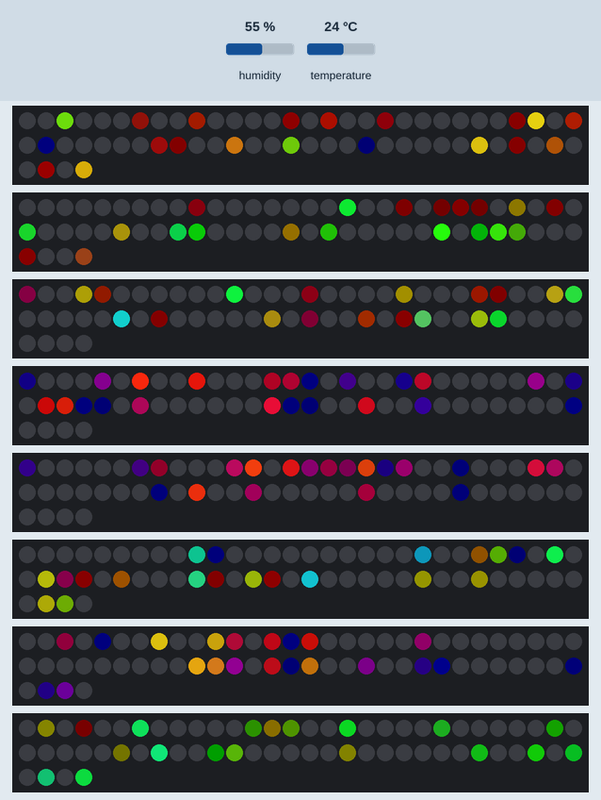
Recording of a sketch running on a simulated ESP8266 (NodeMCU). Shown: 8 × 64 RGB LEDs in strip order, left to right, continuing on the next row. The inputs (shaded band) are chosen by the test bench; at power-on: humidity 55 %, temperature 24 °C. Dim RGB values are drawn brighter than linear; random numbers use the default seed unless the sketch sets one.

Above: at 3.19 s.
3.2 s: humidity set to 68 %
At 4.43 s:
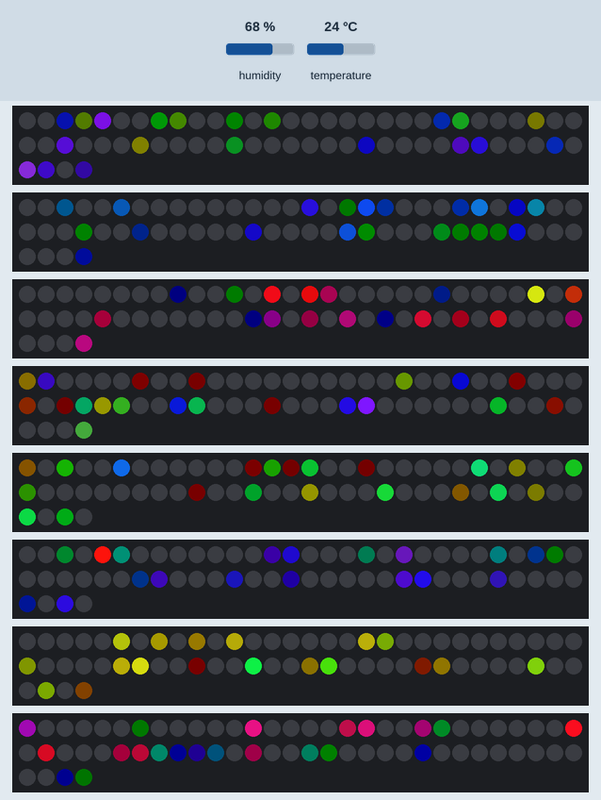
6.0 s: humidity set to 22 %
At 6.48 s:
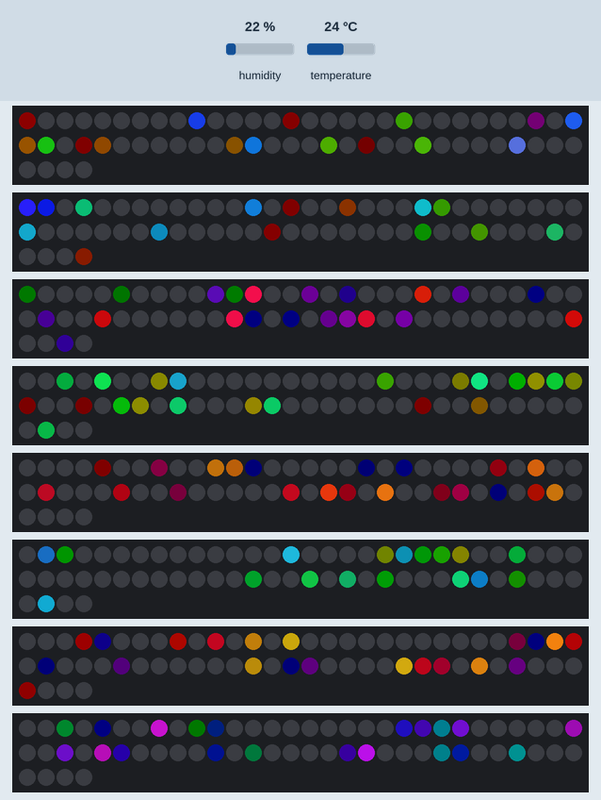
8.8 s: humidity set to 40 %
At 10.57 s:
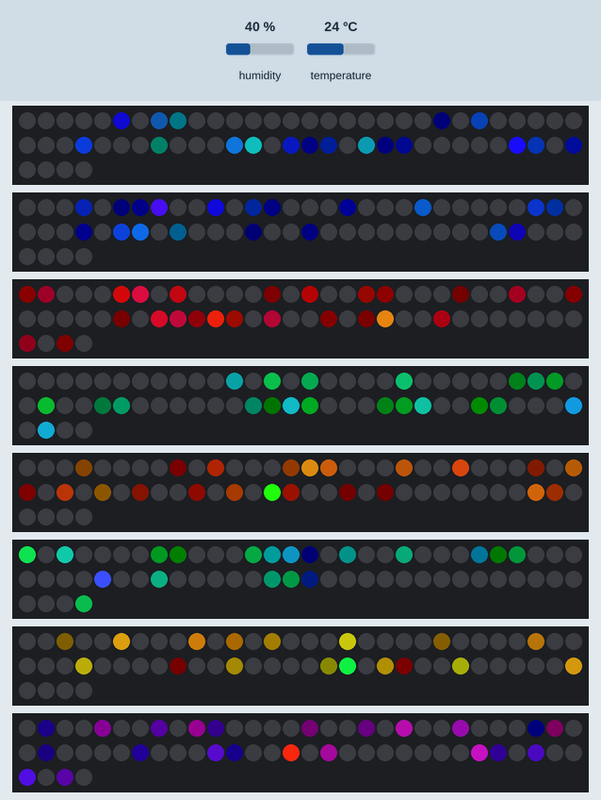
11.6 s: humidity set to 88 %
At 14.36 s:
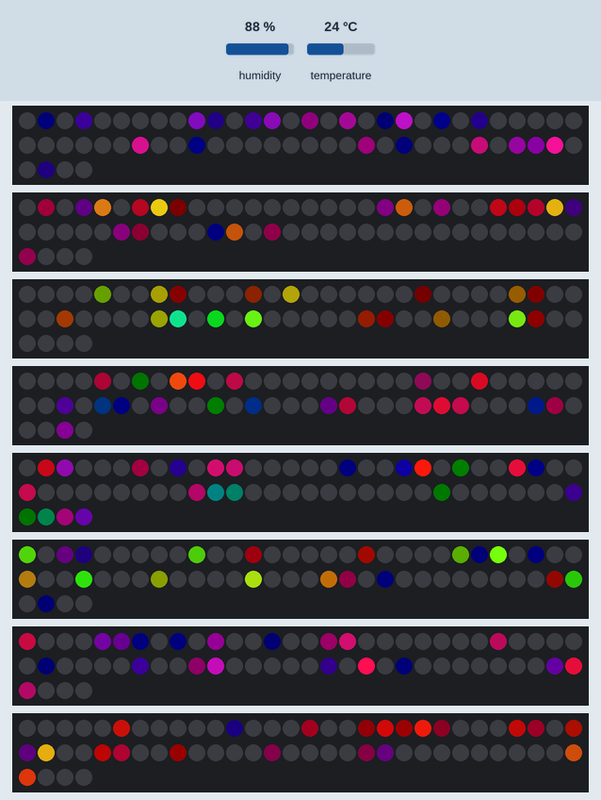
14.4 s: humidity set to 14 %
At 14.73 s:
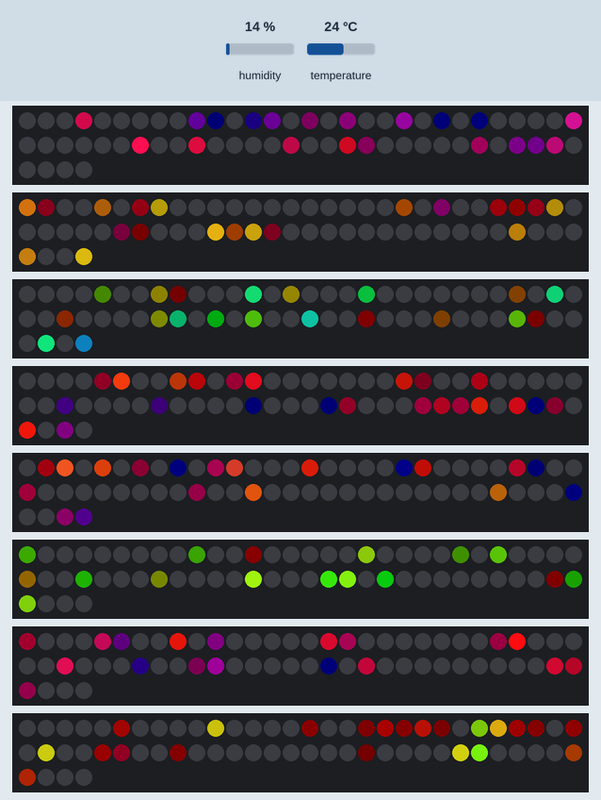
17.2 s: humidity set to 22 %
At 18.77 s:
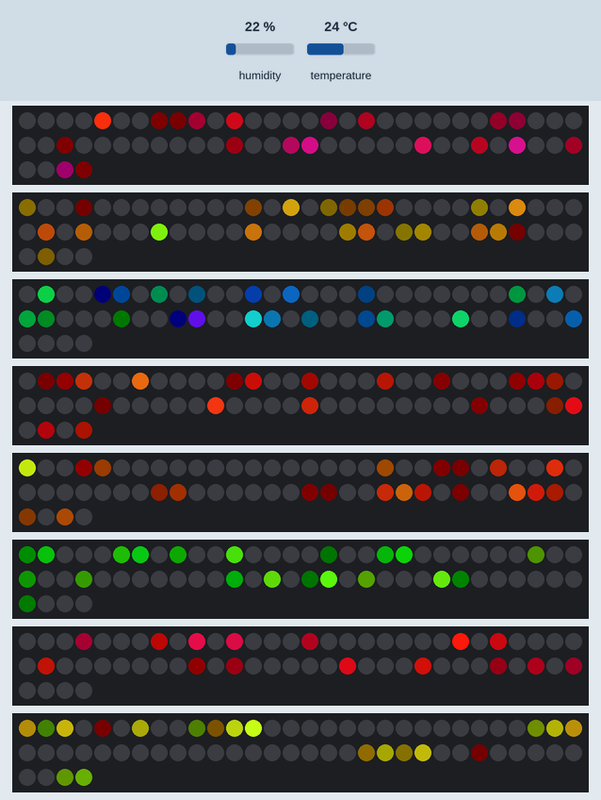

The sketch:

Multi.ino
```cpp
// ArrayOfLedArrays - see https://github.com/FastLED/FastLED/wiki/Multiple-Controller-Examples for more info on
// using multiple controllers.  In this example, we're going to set up three NEOPIXEL strips on three
// different pins, each strip getting its own CRGB array to be played with, only this time they're going
// to be all parts of an array of arrays.

#include "DHT.h"
#include <FastLED.h>

FASTLED_USING_NAMESPACE

#define NUM_STRIPS 8
#define NUM_LEDS_PER_STRIP 64
//CRGB leds[NUM_STRIPS][NUM_LEDS_PER_STRIP];
CRGB leds0[NUM_LEDS_PER_STRIP];
CRGB leds1[NUM_LEDS_PER_STRIP];
CRGB leds2[NUM_LEDS_PER_STRIP];
CRGB leds3[NUM_LEDS_PER_STRIP];
CRGB leds4[NUM_LEDS_PER_STRIP];
CRGB leds5[NUM_LEDS_PER_STRIP];
CRGB leds6[NUM_LEDS_PER_STRIP];
CRGB leds7[NUM_LEDS_PER_STRIP];
#define LED_TYPE    WS2811
#define COLOR_ORDER GRB
#define BRIGHTNESS          32
#define FRAMES_PER_SECOND  120
uint8_t gHue0 = 0; // rotating "base color" used by many of the patterns
uint8_t gHue1 = 0;
uint8_t gHue2 = 0;
uint8_t gHue3 = 0;
uint8_t gHue4 = 0;
uint8_t gHue5 = 0;
uint8_t gHue6 = 0;
uint8_t gHue7 = 0;
#define DHTPIN D7//Pin donde se lee el sensor
const int SENSOR_READ = 250;//Determina el tiempo de lectura del sensor a 1 segundo
const int LECTURE_THRESHOLD = 3; //Detecta un 10% de cambio en la humedad
int avg;

//Variables
double timeNow, timeLast, timeFrame;//Variables de seguimiento de tiempo
byte ring = 0;//Indice del arreglo de anillo
int humidity [16];//Arreglo de anillo

//Constante de la bilbioteca que selecciona el modelo de sensor que usamos
#define DHTTYPE DHT11   // DHT 11

int pos;

DHT dht(DHTPIN, DHTTYPE);
// For mirroring strips, all the "special" stuff happens just in setup.  We
// just addLeds multiple times, once for each strip
void setup() {

  FastLED.addLeds<LED_TYPE,D0,COLOR_ORDER>(leds0, NUM_LEDS_PER_STRIP).setCorrection(TypicalLEDStrip);
  FastLED.addLeds<LED_TYPE,D1,COLOR_ORDER>(leds1, NUM_LEDS_PER_STRIP).setCorrection(TypicalLEDStrip);
  FastLED.addLeds<LED_TYPE,D2,COLOR_ORDER>(leds2, NUM_LEDS_PER_STRIP).setCorrection(TypicalLEDStrip);
  FastLED.addLeds<LED_TYPE,D3,COLOR_ORDER>(leds3, NUM_LEDS_PER_STRIP).setCorrection(TypicalLEDStrip);
  FastLED.addLeds<LED_TYPE,D4,COLOR_ORDER>(leds4, NUM_LEDS_PER_STRIP).setCorrection(TypicalLEDStrip);
  FastLED.addLeds<LED_TYPE,D5,COLOR_ORDER>(leds5, NUM_LEDS_PER_STRIP).setCorrection(TypicalLEDStrip);
  FastLED.addLeds<LED_TYPE,D6,COLOR_ORDER>(leds6, NUM_LEDS_PER_STRIP).setCorrection(TypicalLEDStrip);
  FastLED.addLeds<LED_TYPE,D8,COLOR_ORDER>(leds7, NUM_LEDS_PER_STRIP).setCorrection(TypicalLEDStrip);

  //Serial.begin (115200);
  //Serial.println ("Inicio");

  dht.begin();
  //Inicia secuencia de control de tiempos no bloqueante
  timeLast = millis (); //Esta función obtiene la hora del micro controlador
}

void loop() {
  //Funcion de seguimiento de tiempo. Se recomienda dejar siempre al incio del loop
  timeNow = millis ();

  // Lectura del sensor

  if (timeNow > (timeLast + SENSOR_READ)) {

    // Reading temperature or humidity takes about 250 milliseconds!
    // Sensor readings may also be up to 2 seconds 'old' (its a very slow sensor)

    //Esta es la función que lee el sensor. Esta se debe leer constantemente para detonar las generaciones.
    humidity [ring] = dht.readHumidity();

    //Comprobar el valor promedio almacenado en el anillo

    for (int i=0; i<15; i++) {
      avg += humidity[i];
    }
    avg = avg/16;

    //Serial.print ("avg ");
    //Serial.print (avg);
    //Serial.print (" hum ");
    //Serial.println (humidity[ring]);

    if ((humidity [ring] - avg) > LECTURE_THRESHOLD) {
      doTheEvolutionBaby ();//Aqui es donde hay que poner el detonador de generaciones
    }

    //Secuencia del arreglo de anillo
    ring++;//Incremento del indice de anillo
    ring %= 16;//Modulo del indice de anillo para limitar el valor del indice

    //Actualización de secuencias de tiempo
    timeLast = millis ();
  }
  confetti ();
  // send the 'leds' array out to the actual LED strip
  FastLED.show();
  // insert a delay to keep the framerate modest
  FastLED.delay(5000/FRAMES_PER_SECOND);

  // do some periodic updates
  //EVERY_N_MILLISECONDS( 5000 ) { gHue += random8(255); }
}

void confetti()
{
  // random colored speckles that blink in and fade smoothly
  fadeToBlackBy( leds0, NUM_LEDS_PER_STRIP, 40);
  fadeToBlackBy( leds1, NUM_LEDS_PER_STRIP, 40);
  fadeToBlackBy( leds2, NUM_LEDS_PER_STRIP, 40);
  fadeToBlackBy( leds3, NUM_LEDS_PER_STRIP, 40);
  fadeToBlackBy( leds4, NUM_LEDS_PER_STRIP, 40);
  fadeToBlackBy( leds5, NUM_LEDS_PER_STRIP, 40);
  fadeToBlackBy( leds6, NUM_LEDS_PER_STRIP, 40);
  fadeToBlackBy( leds7, NUM_LEDS_PER_STRIP, 40);
  pos = random16(NUM_LEDS_PER_STRIP);
  leds0[pos] += CHSV( gHue0 + random8(32), 200, 255);
  pos = random16(NUM_LEDS_PER_STRIP);
  leds1[pos] += CHSV( gHue1 + random8(32), 200, 255);
  pos = random16(NUM_LEDS_PER_STRIP);
  leds2[pos] += CHSV( gHue2 + random8(32), 200, 255);
  pos = random16(NUM_LEDS_PER_STRIP);
  leds3[pos] += CHSV( gHue3 + random8(32), 200, 255);
  pos = random16(NUM_LEDS_PER_STRIP);
  leds4[pos] += CHSV( gHue4 + random8(32), 200, 255);
  pos = random16(NUM_LEDS_PER_STRIP);
  leds5[pos] += CHSV( gHue5 + random8(32), 200, 255);
  pos = random16(NUM_LEDS_PER_STRIP);
  leds6[pos] += CHSV( gHue6 + random8(32), 200, 255);
  pos = random16(NUM_LEDS_PER_STRIP);
  leds7[pos] += CHSV( gHue7 + random8(32), 200, 255);
  //addGlitter(10);
}

void doTheEvolutionBaby () {
  //
  gHue0 += random8(64);
  gHue1 += random8(64);
  gHue2 += random8(64);
  gHue3 += random8(64);
  gHue4 += random8(64);
  gHue5 += random8(64);
  gHue6 += random8(64);
  gHue7 += random8(64);
}

void addGlitter( fract8 chanceOfGlitter)
{
  if( random8() < chanceOfGlitter) {
    leds6[ random16(NUM_LEDS_PER_STRIP) ] += CRGB::White;
  }
}
```
